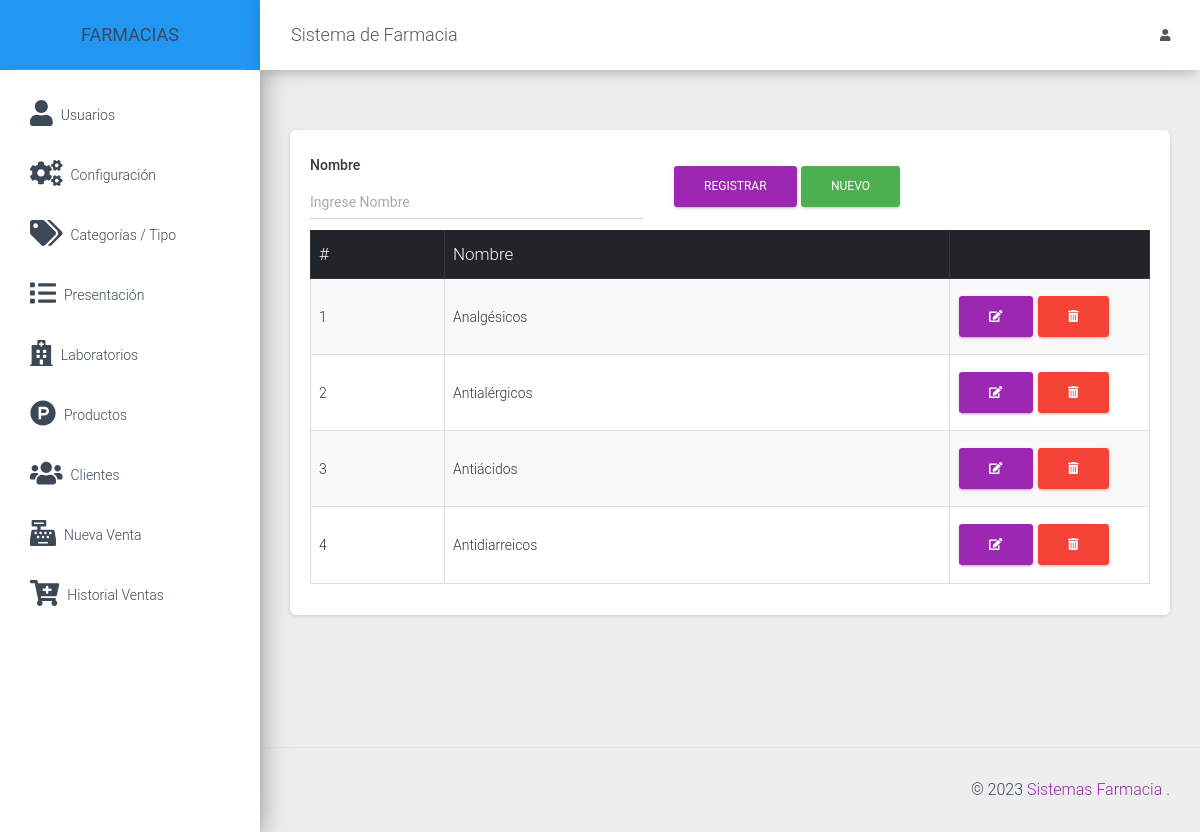
The app's page /src/tipo.php (signed in) with its own data.
### tables this page shows
CREATE TABLE `tipos` (
  `id` int(11) NOT NULL,
  `tipo` varchar(50) NOT NULL
);

### src/tipo.php (the view, shortened to what this page needs)
<?php
include_once "includes/header.php";
?>
<div class="card">
    <div class="card-body">
        <div class="row">
            <div class="col-md-12">
                <form action="" method="post" autocomplete="off" id="formulario">
                    <div class="row">
                        <div class="col-md-5">
                            <div class="form-group">
                                <label for="nombre" class="text-dark font-weight-bold">Nombre</label>
                                <input type="text" placeholder="Ingrese Nombre" name="nombre" id="nombre" class="form-control">
                            </div>
                        </div>
                        <div class="col-md-4 mt-3">
                            <input type="submit" value="Registrar" class="btn btn-primary" id="btnAccion">
                            <input type="button" value="Nuevo" class="btn btn-success" id="btnNuevo" onclick="limpiar()">
                        </div>
                    </div>
                </form>
            </div>
            <div class="col-md-12">
                <div class="table-responsive">
                    <table class="table table-striped table-bordered" id="tbl">
                        <thead class="thead-dark">
                            <tr>
                                <th>#</th>
                                <th>Nombre</th>
                                <th></th>
                            </tr>
                        </thead>
                        <tbody>
                            <?php
                            include "../conexion.php";
                            $query = mysqli_query($conexion, "SELECT * FROM tipos");
                            $result = mysqli_num_rows($query);
                            if ($result > 0) {
                                while ($data = mysqli_fetch_assoc($query)) { ?>
                                    <tr>
                                        <td><?php echo $data['id']; ?></td>
                                        <td><?php echo $data['tipo']; ?></td>
                                        <td style="width: 200px;">
                                            <a href="#" onclick="editarTipo(<?php echo $data['id']; ?>)" class="btn btn-primary"><i class='fas fa-edit'></i></a>
                                            <form action="eliminar_tipo.php?id=<?php echo $data['id']; ?>" method="post" class="confirmar d-inline">
                                                <button class="btn btn-danger" type="submit"><i class='fas fa-trash-alt'></i> </button>
                                            </form>
                                        </td>
                                    </tr>
                            <?php }
                            } ?>
                        </tbody>
                    </table>
                </div>
            </div>
        </div>
    </div>
</div>
<?php include_once "includes/footer.php"; ?>

### records on screen
tipos: id "1", tipo "Analgésicos"
tipos: id "2", tipo "Antialérgicos"
tipos: id "3", tipo "Antiácidos"
tipos: id "4", tipo "Antidiarreicos"
